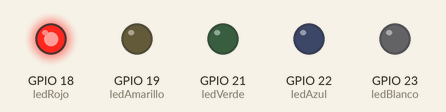
Bench run of a sketch on a simulated ESP32. Shown: output pins drawn as LEDs (lit = HIGH).

Above: at 0.2 s.
At 1.2 s:
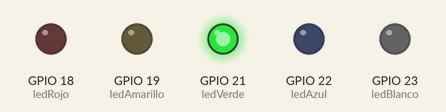
At 1.7 s:
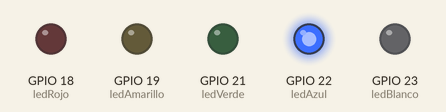
At 2.2 s:
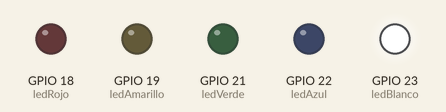
At 3.7 s:
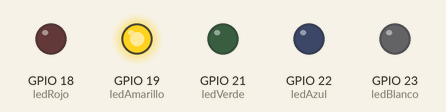
At 5.7 s:
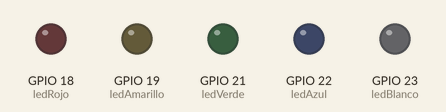
Timing chart, 0 to 6.9 s (numbered marks = the images above):
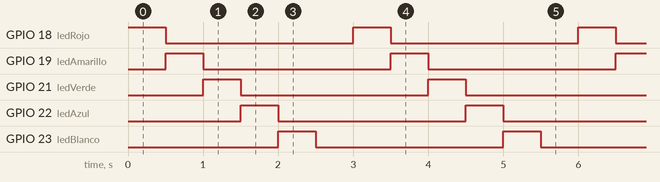

Measured:
- by itself, GPIO 18 (ledRojo), GPIO 19 (ledAmarillo), GPIO 21 (ledVerde), GPIO 22 (ledAzul), GPIO 23 (ledBlanco): alternates HIGH for 0.50 s and LOW for 2.5 s
- by itself, everything shown: repeats every 3.0 s, in 6 steps

The sketch:

CarreraLuces.ino
```cpp
/*
  Control de 5 LEDs en ESP32
*/

const int ledRojo = 18;
const int ledAmarillo = 19;
const int ledVerde = 21;
const int ledAzul = 22;
const int ledBlanco = 23;

void setup() {
  // Configuración de pines como salida
  pinMode(ledRojo, OUTPUT);
  pinMode(ledAmarillo, OUTPUT);
  pinMode(ledVerde, OUTPUT);
  pinMode(ledAzul, OUTPUT);
  pinMode(ledBlanco, OUTPUT);
}

void loop() {
  // Encendido secuencial de los LEDs
  digitalWrite(ledRojo, HIGH);
  delay(500);
  digitalWrite(ledRojo, LOW);

  digitalWrite(ledAmarillo, HIGH);
  delay(500);
  digitalWrite(ledAmarillo, LOW);

  digitalWrite(ledVerde, HIGH);
  delay(500);
  digitalWrite(ledVerde, LOW);

  digitalWrite(ledAzul, HIGH);
  delay(500);
  digitalWrite(ledAzul, LOW);

  digitalWrite(ledBlanco, HIGH);
  delay(500);
  digitalWrite(ledBlanco, LOW);

  delay(500); // Pausa antes de repetir el ciclo
}
```
